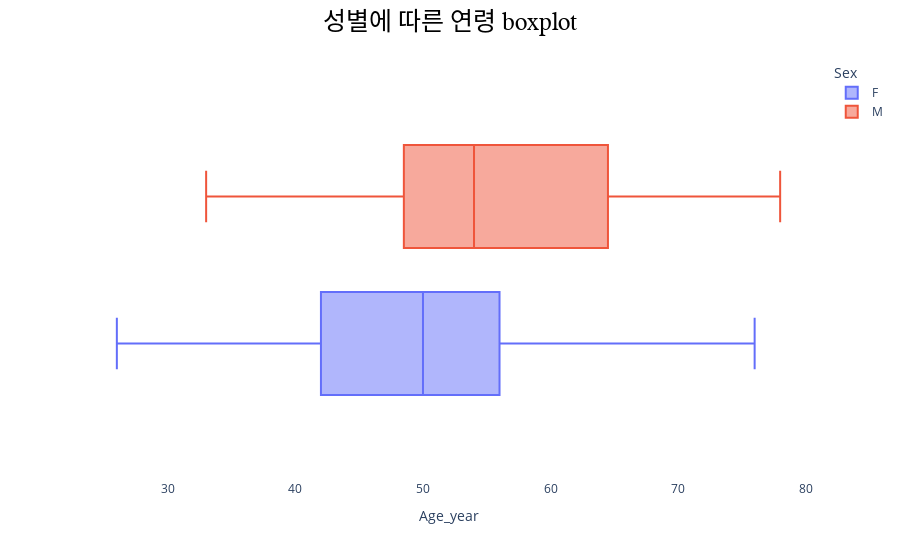

Notebook cell for this chart:
### Markdown cell above
- 간경화 수술을 받는 나이가 젊은 쪽임을 확인할 수 있음
- Death로 Censored 되는 경우가 연령층이 높은 쪽에서 발생

### Code cell
# boxplot of age
fig = px.box(data, x="Age_year", color = 'Sex')
fig.update_layout(title_text="성별에 따른 연령 boxplot",
                  title_x = 0.5,
                  title_xanchor = 'center',
                  title_font_size = 25,
                  title_font_color = 'black',
                  title_font_family = 'NanumSquare',
                  plot_bgcolor='#ffffff')
fig.show()

### Figure 1 — Plotly figure (JSON) as saved in the notebook; plotly's stock layout.template omitted (floating-point values rounded to 4 significant figures; data arrays with more than 128 entries replaced by an {"elided": "..."} marker saying what was removed)
{"data": [{"alignmentgroup": "True", "hovertemplate": "Sex=F<br>Age_year=%{x}<extra></extra>", "legendgroup": "F", "marker": {"color": "#636efa"}, "name": "F", "notched": false, "offsetgroup": "F", "orientation": "h", "showlegend": true, "type": "box", "x": {"elided": "368 int values"}, "x0": " ", "xaxis": "x", "y0": " ", "yaxis": "y"}, {"alignmentgroup": "True", "hovertemplate": "Sex=M<br>Age_year=%{x}<extra></extra>", "legendgroup": "M", "marker": {"color": "#EF553B"}, "name": "M", "notched": false, "offsetgroup": "M", "orientation": "h", "showlegend": true, "type": "box", "x": [70, 56, 64, 44, 49, 50, 65, 44, 43, 46, 67, 33, 71, 48, 51, 52, 35, 67, 52, 62, 51, 61, 69, 69, 45, 53, 60, 49, 58, 78, 74, 67, 50, 60, 35, 55, 60, 54, 52, 44, 40, 54, 68, 54], "x0": " ", "xaxis": "x", "y0": " ", "yaxis": "y"}], "layout": {"boxmode": "group", "legend": {"title": {"text": "Sex"}, "tracegroupgap": 0}, "margin": {"t": 60}, "plot_bgcolor": "#ffffff", "title": {"font": {"color": "black", "family": "NanumSquare", "size": 25}, "text": "성별에 따른 연령 boxplot", "x": 0.5, "xanchor": "center"}, "xaxis": {"anchor": "y", "domain": [0, 1], "title": {"text": "Age_year"}}, "yaxis": {"anchor": "x", "domain": [0, 1]}}}
